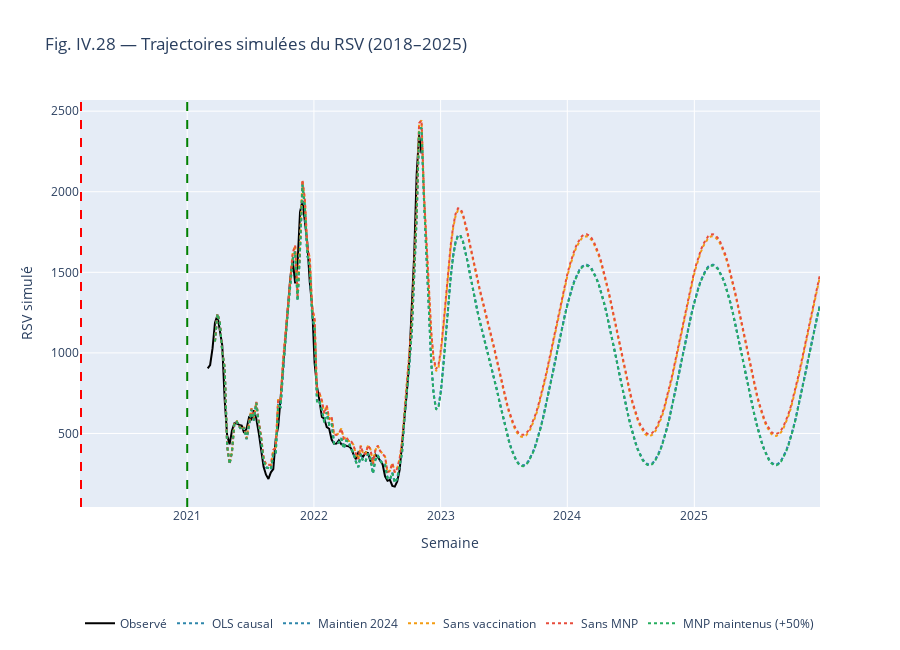
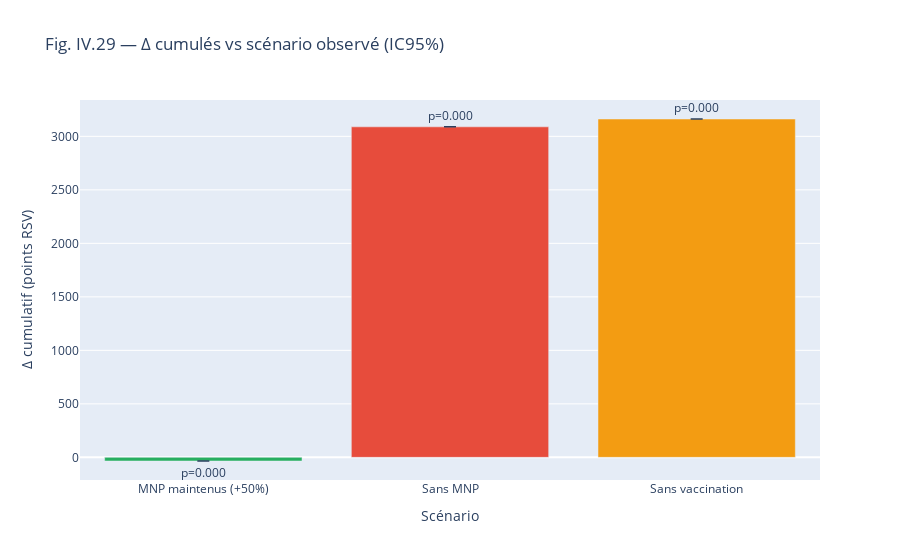

Write notebook code for charts like these, in order.
### Markdown cell above
## 10. Scénarios "et si..."

On joue avec les leviers principaux (vaccination et gestes barrières) pour imaginer la suite :

- Les scénarios couvrent l'histoire réelle **et** prolongent la série jusqu'à fin 2025.
- Pour prolonger, on garde les derniers niveaux observés et on laisse le modèle remplir semaine après semaine.
- À chaque étape, la prévision de la semaine suivante utilise les valeurs calculées juste avant : la courbe reste continue.
- Quand on "renforce" les gestes barrières, on augmente de 50 % les scores déjà positifs **et** on rapproche vers zéro les valeurs négatives (périodes de relâchement). On évite ainsi de créer des situations encore plus relâchées que l'observé.
- On garde aussi l'interaction "vaccination × gestes" au niveau observé pour ce scénario afin qu'il ne soit pas interprété comme une réponse tardive à une vague déjà en cours.

Scénarios testés :
- **Maintien 2024** : on garde les comportements récents.
- **Sans vaccination** : on coupe l'effet vaccin après 2020.
- **Sans gestes barrières** : on enlève l'effet masques/télétravail.
- **Gestes barrières +50 %** : on renforce durablement les protections.

Chaque scénario est illustré par des courbes, des écarts cumulés et un intervalle de confiance (bootstrap).

### Code cell
def simulate_dynamic(ols_fit, design_matrix, history_series):
    history = history_series.copy().astype(float)
    preds = pd.Series(index=design_matrix.index, dtype=float)
    for date in design_matrix.index:
        row = design_matrix.loc[date].copy()
        if date not in history.index:
            row["RSV_lag1"] = history.iloc[-1]
            row["RSV_lag2"] = history.iloc[-2]
        X_names = ols_fit.model.exog_names
        X_row = row[X_names[1:]].to_frame().T
        X_row.insert(0, 'const', 1.0)
        preds.loc[date] = float(ols_fit.predict(X_row))
        if date not in history_series.index:
            history.loc[date] = preds.loc[date]
    return preds

historical_design = Xo_causal.copy()
historical_design["MNP_lag"] = df_opt.loc[historical_design.index, "MNP_lag"]
historical_rsv = df_opt["RSV"].copy()

scenario_columns = X_causal_cols + ["MNP_lag"]
scenario_end = pd.Timestamp("2025-12-29")
future_weeks = pd.date_range(start=historical_design.index[-1] + pd.Timedelta(weeks=1), end=scenario_end, freq="W-MON")

if len(future_weeks):
    last_row = historical_design.iloc[-1]
    future_design = pd.DataFrame(index=future_weeks, columns=scenario_columns, dtype=float)
    for col in ["cov12_lag", "MNP_lag", "work_lag", "tmean_z"]:
        future_design[col] = last_row[col]
    base_length = len(historical_design)
    future_positions = np.arange(base_length, base_length + len(future_design))
    future_design["sin52"] = np.sin(2 * np.pi * future_positions / SEASON_PERIOD)
    future_design["cos52"] = np.cos(2 * np.pi * future_positions / SEASON_PERIOD)
    future_design["RSV_lag1"] = np.nan
    future_design["RSV_lag2"] = np.nan
    future_design["MNP_lag_causal"] = np.nan
    future_design["vacc_x_mnp_causal"] = np.nan
    scenario_design_full = pd.concat([historical_design, future_design])
else:
    scenario_design_full = historical_design.copy()

scenario_design_full = scenario_design_full.sort_index()

configurations = {
    "Maintien 2024": {"vacc_factor": 1.0, "mnp_factor": 1.0, "freeze_vacc_mnp": False, "mnp_mode": "baseline"},
    "Sans vaccination": {"vacc_factor": 0.0, "mnp_factor": 1.0, "freeze_vacc_mnp": False, "mnp_mode": "baseline"},
    "Sans MNP": {"vacc_factor": 1.0, "mnp_factor": 1.0, "freeze_vacc_mnp": False, "mnp_mode": "relax_max"},
    "MNP maintenus (+50%)": {"vacc_factor": 1.0, "mnp_factor": 1.5, "freeze_vacc_mnp": True, "mnp_mode": "baseline"},
}

color_map = {
    "Maintien 2024": "#2E86AB",
    "Sans vaccination": "#F39C12",
    "Sans MNP": "#E74C3C",
    "MNP maintenus (+50%)": "#27AE60",
}

def refresh_causal_terms(design: pd.DataFrame) -> pd.DataFrame:
    design = design.copy()
    design["MNP_lag_causal"] = design["MNP_lag"].shift(LAG_MNP_EFFECT)
    design["vacc_x_mnp_causal"] = design["cov12_lag"] * design["MNP_lag_causal"]
    design[["MNP_lag_causal", "vacc_x_mnp_causal"]] = design[["MNP_lag_causal", "vacc_x_mnp_causal"]].bfill()
    return design


def adjust_mnp(series: pd.Series, factor: float) -> pd.Series:
    if factor == 1.0:
        return series
    series = series.copy()
    mask_pos = series >= 0
    series.loc[mask_pos] *= factor
    series.loc[~mask_pos] /= factor
    return series


def prepare_design(base_design, vacc_factor, mnp_factor, freeze_vacc_mnp=False, mnp_mode="baseline"):
    design = base_design.copy()
    mask_after_covid = design.index >= COVID_START
    design.loc[mask_after_covid, "cov12_lag"] *= vacc_factor
    if mnp_mode == "relax_max":
        max_obs = base_design.loc[mask_after_covid, "MNP_lag"].max()
        design.loc[mask_after_covid, "MNP_lag"] = max_obs
    else:
        design.loc[mask_after_covid, "MNP_lag"] = adjust_mnp(design.loc[mask_after_covid, "MNP_lag"], mnp_factor)
    design = refresh_causal_terms(design)
    if freeze_vacc_mnp:
        design.loc[mask_after_covid, "vacc_x_mnp_causal"] = baseline_reference.loc[mask_after_covid, "vacc_x_mnp_causal"]
    return design

scenario_design_full = refresh_causal_terms(scenario_design_full)
baseline_reference = scenario_design_full.copy()

scenarios = {}
for name, cfg in configurations.items():
    design_cfg = prepare_design(scenario_design_full, **cfg)
    preds = simulate_dynamic(ols_causal, design_cfg, historical_rsv)
    scenarios[name] = preds

baseline_preds = simulate_dynamic(ols_causal, scenario_design_full, historical_rsv)
scenario_df = pd.DataFrame({
    "RSV observé": historical_rsv,
    "OLS causal": baseline_preds
})
for name, series in scenarios.items():
    scenario_df[name] = series

# (plots and summaries follow as in existing cell)
fig_cf = go.Figure()
fig_cf.add_trace(go.Scatter(x=scenario_df.index, y=scenario_df["RSV observé"], name="Observé", line=dict(color="black", width=2)))
fig_cf.add_trace(go.Scatter(x=scenario_df.index, y=scenario_df["OLS causal"], name="OLS causal", line=dict(color=color_map["Maintien 2024"], dash="dot")))
for name, series in scenarios.items():
    fig_cf.add_trace(go.Scatter(
        x=series.index,
        y=series,
        name=name,
        line=dict(dash="dot", width=2, color=color_map.get(name, "gray"))
    ))
fig_cf.add_vline(x=COVID_START, line_dash="dash", line_color="red")
fig_cf.add_vline(x=VACC_START, line_dash="dash", line_color="green")
fig_cf.update_layout(
    title="Fig. IV.28 — Trajectoires simulées du RSV (2018–2025)",
    xaxis_title="Semaine",
    yaxis_title="RSV simulé",
    legend=dict(orientation="h", y=-0.25),
    height=650
)
fig_cf.show()

history_mask = scenario_df["RSV observé"].notna()
baseline_observed = scenario_df.loc[history_mask, "OLS causal"]

delta_series = {}
for name, series in scenarios.items():
    if name == "Maintien 2024":
        continue
    scenario_observed = series.loc[history_mask]
    delta_series[name] = scenario_observed - baseline_observed

rng = np.random.default_rng(42)
BOOT_N = 1500
summary_rows = []
distribution_rows = []
for name, series in delta_series.items():
    baseline_delta = series.sum()
    boot_samples = rng.choice(series.values, size=(BOOT_N, len(series)), replace=True).sum(axis=1)
    ci_low, ci_high = np.percentile(boot_samples, [2.5, 97.5])
    p_two = 2 * min((boot_samples >= 0).mean(), (boot_samples <= 0).mean())
    p_two = float(np.clip(p_two, 0, 1))
    summary_rows.append({
        "Scénario": name,
        "Δ cumulatif": baseline_delta,
        "CI_inf": ci_low,
        "CI_sup": ci_high,
        "p_value": p_two,
    })
    distribution_rows.extend({"Scénario": name, "Δ_bootstrap": val} for val in boot_samples)

summary_df = pd.DataFrame(summary_rows).sort_values("Δ cumulatif")
distribution_df = pd.DataFrame(distribution_rows)

display(summary_df)

fig_delta = go.Figure()
fig_delta.add_trace(go.Bar(
    x=summary_df["Scénario"],
    y=summary_df["Δ cumulatif"],
    error_y=dict(
        type="data",
        symmetric=False,
        array=(summary_df["CI_sup"] - summary_df["Δ cumulatif"]).to_list(),
        arrayminus=(summary_df["Δ cumulatif"] - summary_df["CI_inf"]).to_list(),
        thickness=1.5,
        width=6,
    ),
    marker_color=[color_map.get(name, "gray") for name in summary_df["Scénario"]],
    text=[f"p={row['p_value']:.3f}" for _, row in summary_df.iterrows()],
    textposition="outside",
))
fig_delta.update_layout(
    title="Fig. IV.29 — Δ cumulés vs scénario observé (IC95%)",
    xaxis_title="Scénario",
    yaxis_title="Δ cumulatif (points RSV)",
)
fig_delta.show()

### Figure 1 — Plotly figure (JSON) as saved in the notebook; plotly's stock layout.template omitted (floating-point values rounded to 4 significant figures; data arrays with more than 128 entries replaced by an {"elided": "..."} marker saying what was removed)
{"data": [{"line": {"color": "black", "width": 2}, "name": "Observé", "type": "scatter", "x": {"elided": "253 str values"}, "y": {"elided": "253 float values"}}, {"line": {"color": "#2E86AB", "dash": "dot"}, "name": "OLS causal", "type": "scatter", "x": {"elided": "253 str values"}, "y": {"elided": "253 float values"}}, {"line": {"color": "#2E86AB", "dash": "dot", "width": 2}, "name": "Maintien 2024", "type": "scatter", "x": {"elided": "250 str values"}, "y": {"elided": "250 float values"}}, {"line": {"color": "#F39C12", "dash": "dot", "width": 2}, "name": "Sans vaccination", "type": "scatter", "x": {"elided": "250 str values"}, "y": {"elided": "250 float values"}}, {"line": {"color": "#E74C3C", "dash": "dot", "width": 2}, "name": "Sans MNP", "type": "scatter", "x": {"elided": "250 str values"}, "y": {"elided": "250 float values"}}, {"line": {"color": "#27AE60", "dash": "dot", "width": 2}, "name": "MNP maintenus (+50%)", "type": "scatter", "x": {"elided": "250 str values"}, "y": {"elided": "250 float values"}}], "layout": {"height": 650, "legend": {"orientation": "h", "y": -0.25}, "shapes": [{"line": {"color": "red", "dash": "dash"}, "type": "line", "x0": "2020-03-01T00:00:00", "x1": "2020-03-01T00:00:00", "xref": "x", "y0": 0, "y1": 1, "yref": "y domain"}, {"line": {"color": "green", "dash": "dash"}, "type": "line", "x0": "2021-01-01T00:00:00", "x1": "2021-01-01T00:00:00", "xref": "x", "y0": 0, "y1": 1, "yref": "y domain"}], "title": {"text": "Fig. IV.28 — Trajectoires simulées du RSV (2018–2025)"}, "xaxis": {"title": {"text": "Semaine"}}, "yaxis": {"title": {"text": "RSV simulé"}}}}

### Figure 2 — Plotly figure (JSON) as saved in the notebook; plotly's stock layout.template omitted (floating-point values rounded to 4 significant figures)
{"data": [{"error_y": {"array": [null, null, null], "arrayminus": [null, null, null], "symmetric": false, "thickness": 1.5, "type": "data", "width": 6}, "marker": {"color": ["#27AE60", "#E74C3C", "#F39C12"]}, "text": ["p=0.000", "p=0.000", "p=0.000"], "textposition": "outside", "type": "bar", "x": ["MNP maintenus (+50%)", "Sans MNP", "Sans vaccination"], "y": [-34.08, 3089.0, 3162.0]}], "layout": {"title": {"text": "Fig. IV.29 — Δ cumulés vs scénario observé (IC95%)"}, "xaxis": {"title": {"text": "Scénario"}}, "yaxis": {"title": {"text": "Δ cumulatif (points RSV)"}}}}
